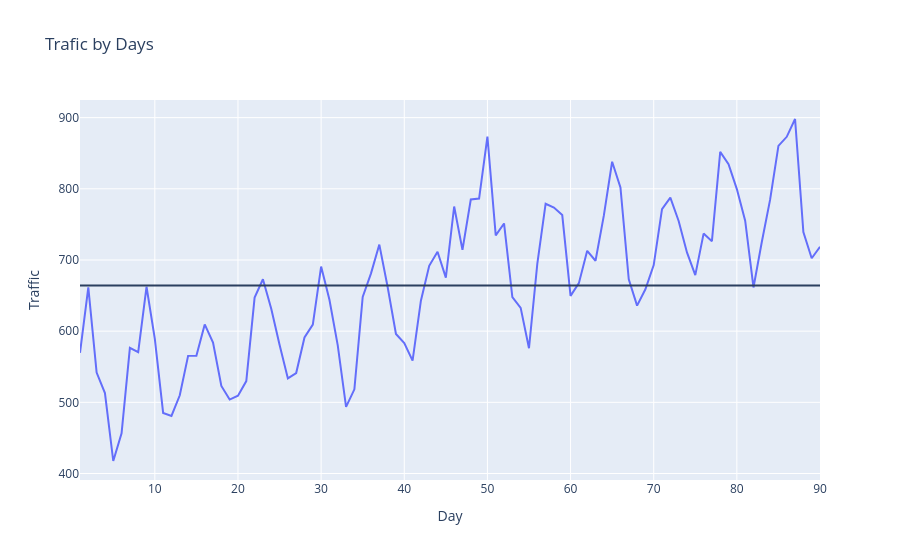

The cell this chart's notebook holds for it:
### Markdown cell above
### Exercise 2.1: Create Your Own Trend Chart

**Your Task**: Create a line plot that reveals a trend, seasonality, or anomaly.

**Scenario**: Website traffic data for an e-commerce site.
- You have daily traffic data for 90 days
- Expect: General upward trend + weekly seasonality (weekends get less traffic)
- Real event: A viral marketing campaign on day 45 causes a spike

**What to do**:
1. Create synthetic daily website traffic data with:
   - Upward trend (growing from 500 to 800 visits/day)
   - Weekly seasonality (lower on weekends)
   - A spike on day 45-50 (viral campaign)
2. Plot it with a line plot
3. Add a horizontal line showing the average traffic
4. Write 3-4 sentences identifying:
   - What trend do you see?
   - When is traffic lowest? (What's the pattern?)
   - What anomaly occurred and when?

### Code cell
# Exercise 2.1: Website Traffic Analysis
# TODO: Create 90 days of traffic data with trend, seasonality, and anomaly
# TODO: Plot with line plot
# TODO: Add average line
# TODO: Describe what you observe

# Starter code:
days = np.arange(1, 91)
trend = 500 + 3.33 * days  # Growing from 500 to ~800
weekly_pattern = 80 * np.sin(2 * np.pi * days / 7)  # Weekly cycle
anomaly = np.zeros(90)
anomaly[45:50] = 150  # Spike around day 45-50
noise = np.random.normal(0, 30, 90)
traffic = trend + weekly_pattern + anomaly + noise

df_traffic = pd.DataFrame({
    'Day': days,
    'Traffic': traffic
})

# Create your visualization and analysis here

fig = px.line(df_traffic, x='Day', y='Traffic', title='Trafic by Days')
fig.add_hline(y=traffic.mean())
fig.show()

### Figure 1 — Plotly figure (JSON) as saved in the notebook; plotly's stock layout.template omitted (floating-point values rounded to 4 significant figures)
{"data": [{"hovertemplate": "Day=%{x}<br>Traffic=%{y}<extra></extra>", "legendgroup": "", "line": {"color": "#636efa", "dash": "solid"}, "marker": {"symbol": "circle"}, "mode": "lines", "name": "", "orientation": "v", "showlegend": false, "type": "scatter", "x": [1, 2, 3, 4, 5, 6, 7, 8, 9, 10, 11, 12, 13, 14, 15, 16, 17, 18, 19, 20, 21, 22, 23, 24, 25, 26, 27, 28, 29, 30, 31, 32, 33, 34, 35, 36, 37, 38, 39, 40, 41, 42, 43, 44, 45, 46, 47, 48, 49, 50, 51, 52, 53, 54, 55, 56, 57, 58, 59, 60, 61, 62, 63, 64, 65, 66, 67, 68, 69, 70, 71, 72, 73, 74, 75, 76, 77, 78, 79, 80, 81, 82, 83, 84, 85, 86, 87, 88, 89, 90], "xaxis": "x", "y": [569.5, 661.5, 541.8, 513.1, 417.6, 456.4, 576.4, 570.4, 662.3, 589.2, 485.0, 480.9, 509.9, 565.3, 565.4, 609.5, 583.9, 523.0, 503.9, 509.4, 529.9, 647.2, 672.9, 631.4, 581.0, 533.6, 541.1, 591.1, 609.3, 690.8, 644.2, 580.0, 493.6, 518.2, 648.1, 681.2, 721.6, 662.1, 596.1, 583.4, 558.5, 642.7, 691.9, 711.5, 675.3, 775.1, 714.2, 785.0, 786.3, 873.4, 734.6, 751.3, 647.7, 632.8, 576.0, 694.5, 779.0, 773.6, 763.1, 649.6, 667.4, 712.9, 698.9, 762.3, 838.0, 801.9, 672.7, 635.8, 658.8, 692.8, 771.4, 787.6, 754.8, 710.7, 678.8, 737.0, 726.5, 851.8, 834.6, 799.6, 755.3, 661.4, 725.3, 784.7, 860.4, 873.0, 898.1, 739.2, 702.4, 718.5], "yaxis": "y"}], "layout": {"legend": {"tracegroupgap": 0}, "shapes": [{"type": "line", "x0": 0, "x1": 1, "xref": "x domain", "y0": 664.2, "y1": 664.2, "yref": "y"}], "title": {"text": "Trafic by Days"}, "xaxis": {"anchor": "y", "domain": [0, 1], "title": {"text": "Day"}}, "yaxis": {"anchor": "x", "domain": [0, 1], "title": {"text": "Traffic"}}}}
